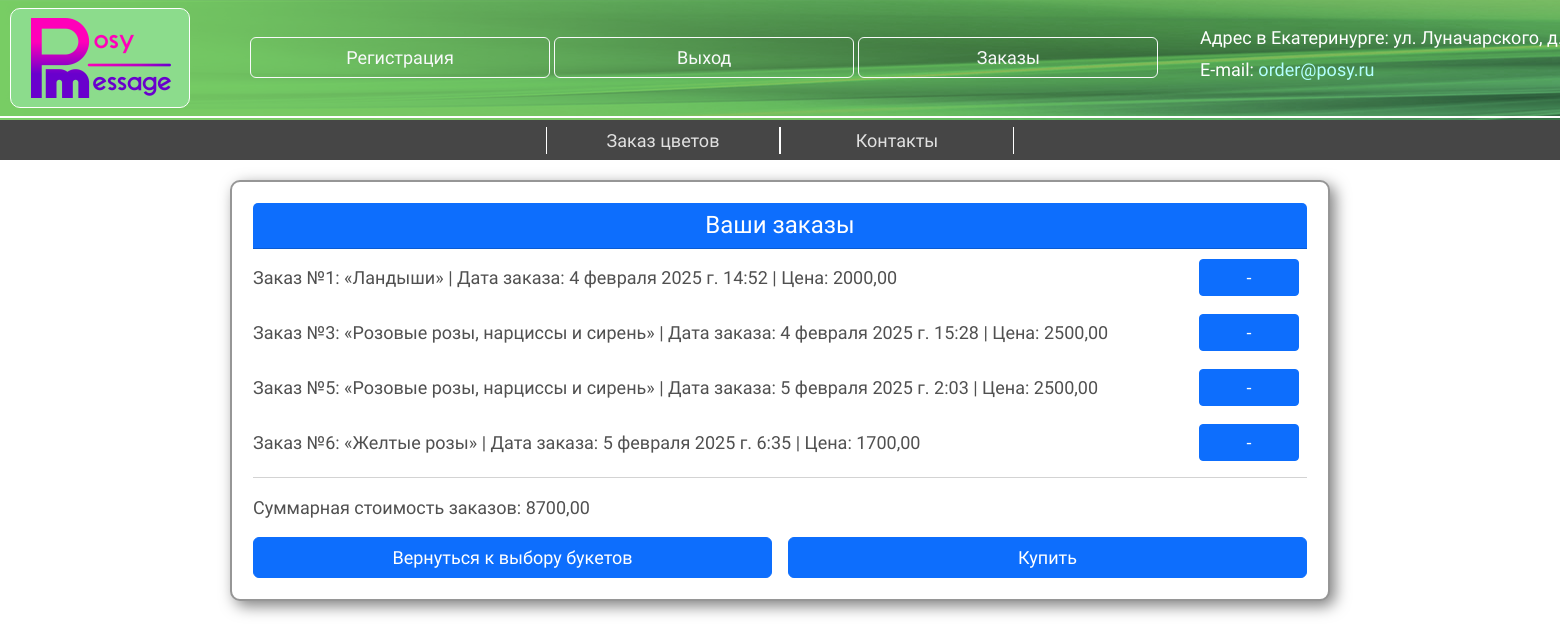
/orders/ (signed in), run on an earlier commit of the app's database.
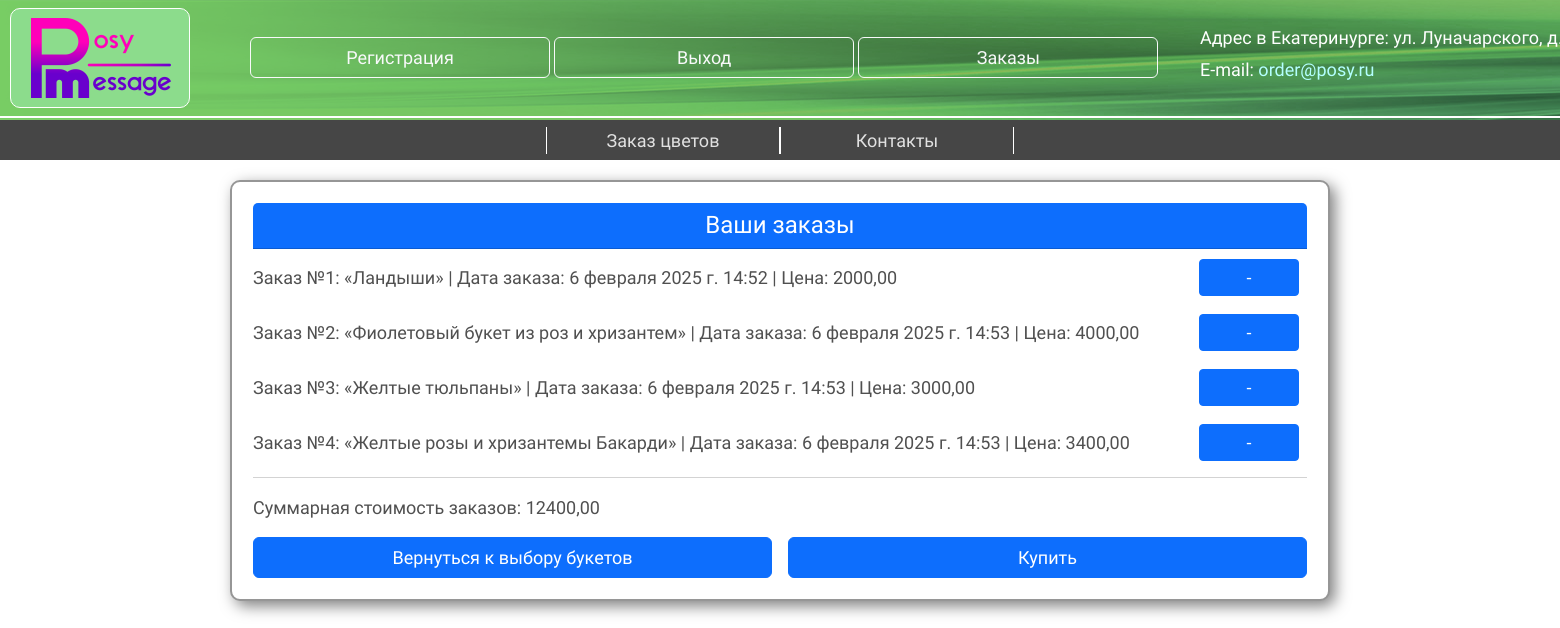
And on a later commit of the database.
### main/models.py (models this page shows, shortened)
class Order(models.Model):
    user: str = models.ForeignKey(User, on_delete=models.CASCADE)
    flower: str = models.ForeignKey(Flower, on_delete=models.CASCADE)
    order_price: float = models.DecimalField('Цена букета', max_digits=10, decimal_places=2)
    order_date: str = models.DateTimeField('Дата заказа', auto_now_add=True)
    class Meta:
        verbose_name = 'Заказ'
        verbose_name_plural = 'Заказы'

class Flower(models.Model):
    posy_name: str = models.CharField('Название букета', max_length=50, unique=True, null=False)
    price: float = models.DecimalField('Цена букета', max_digits=10, decimal_places=2)
    posy_path: str = models.CharField('Путь к фото букета', max_length=255, default='main/img/posies/small_01.png')
    telegram_id: int = models.CharField('ID фото в Telegram', max_length=255, null=True, blank=True)
    class Meta:
        verbose_name = 'Букет'
        verbose_name_plural = 'Букеты'

### main/views.py (the view)
# urls.py: path('orders/', views.view_orders, name='orders'),
@login_required
def view_orders(request):
    user_orders = Order.objects.filter(user=request.user)
    amount_price = sum(order.order_price for order in user_orders)
    return render(request, 'orders.html', {'orders': user_orders, 'amount': amount_price})

### main/templates/main/orders.html (shortened to what this page needs)
{% extends 'layout.html' %}
{% block content %}
<div class="card" style="width: 1100px;">
    <div class="card-body">
        <div class="card-header text-center bg-primary text-white">
            <h4 class="mb-0">Ваши заказы</h4>
        </div>
        {% for order in orders %}
        <div class="d-flex align-items-center justify-content-between mb-2">
            <p class="mb-0 order">Заказ №{{order.id}}: «{{order.flower.posy_name}}» | Дата заказа: {{order.order_date}} | Цена: {{order.order_price}}</p>
            <div class="ms-auto">
                <form action="{% url 'delete_order' order.id %}" method="POST" class="d-flex align-items-center">
                    <button type="submit" class="btn btn-primary btn-sm me-2">-</button>
                </form>
            </div>
        </div>
        {% empty %}
            <p>Заказов нет</p>
        {% endfor %}
        <hr>
            <p class="mb-0 order">Суммарная стоимость заказов: {{amount}}</p>
        <div class="d-flex justify-content-center mt-3 gap-3">
            <a href="{% url 'flowers' %}" class="btn btn-primary w-100 ">Вернуться к выбору букетов</a>
            <a href="{% url 'bond' %}" class="btn btn-primary w-100">Купить</a>
        </div>
    </div>
</div>
{% endblock %}

### main/templates/main/layout.html (shortened to what this page needs)
<!DOCTYPE html>
<html lang="ru">
<head>
    <link href="https://cdn.jsdelivr.net/npm/bootstrap@5.3.3/dist/css/bootstrap.min.css"  rel="stylesheet">
    <link href="{% static 'main/css/posy_style.css' %}" type="text/css" rel="stylesheet">
</head>
<body>
<header>
    <div class="brand-bar">
        <img class="brand_logo" src="{% static 'main/img/pm_logo.png' %}" alt="Logo">
    </div>
    {% include 'header.html' %}
</header>
{% if user.is_authenticated %}
    {% include 'navbar.html' %}
{% endif %}
{% block content %}
{% endblock %}
</body>
</html>

### main/templates/main/header.html (shortened to what this page needs)
<div class="brand-bond">
        <p class="br-item">Адрес в Екатеринурге: ул. Луначарского, д.214</p>
        <p class="br-item">E-mail: <a href="https://e.mail.ru/compose/?mailto=order@posy.ru?subject=Заказ" target="_blank">order@posy.ru</a></p>
    </div>
    <div class="header-button">
        <a class="btn btn-outline-light" href="{% url 'register' %}" role="button">Регистрация</a>
        {% if user.is_authenticated %}
            <a class="btn btn-outline-light" href="{% url 'logout' %}" role="button">Выход</a>
            <a class="btn btn-outline-light" href="{% url 'orders' %}" role="button">Заказы</a>
        {% else %}
            <a class="btn btn-outline-light" href="{% url 'login' %}" role="button">Вход</a>
        {% endif %}
    </div>

### main/templates/main/navbar.html
<nav class="navbar-expand" style="background-color: #464646">
    <div class="navbar-nav">
        <a class="nav-item {{ pri_active }}" href="{% url 'flowers' %}">Заказ цветов</a>
        <a class="nav-item {{ sec_active }}" href="{% url 'bond' %}">Контакты</a>
    </div>
</nav>

### main/static/main/css/posy_style.css (style rules this page uses)
header { background-image: url("../img/nav_back.png"); width: 100%; height: 120px; }
.brand-bar { background-color: #8CDC8CFF; position: relative; left: 10px; top: 8px; width: 180px; height: 100px; padding: 9px 20px; border-radius: 10px; border: 1px solid #FFFFFF; }
.brand-bond { position: absolute; left: 1200px; top: 24px; width: 800px; display: grid; grid-template-columns: 1fr 1fr; }
.br-item { font-family: "Didact Gothic", serif; font-size: 18px; font-weight: 400; color: #FFFFFF; margin-bottom: 5px; }
a { color: #B4FFFF; text-decoration: none; }
.header-button { position: absolute; top: 37px; left: 250px; }
.btn.btn-outline-light { font-family: "Didact Gothic", serif; font-size: 18px; font-weight: 400; width: 300px; --bs-btn-hover-bg: transparent; --bs-btn-hover-color: #FFFFFF; --bs-btn-hover-border-color: #FFFFFF; --bs-btn-active-color: #FFFFFF; --bs-btn-active-bg: transparent; }
.navbar-nav { display: flex; align-content: center; align-items: center; height: 40px; margin: 0 35%; }
.nav-item { font-family: "Didact Gothic", serif; font-size: 18px; font-weight: 400; flex: 1; text-align: center; color: #E1E1E1; border-left: 1px solid #FFFFFF; border-right: 1px solid #FFFFFF; position: relative; }
.btn.btn-primary { font-size: 18px; width: 100px; }
p { font-size: 20px; }
.card { font-family: "Didact Gothic", serif; font-weight: 400; color: #505050; text-align: center; padding: 5px; margin: 20px auto; border-radius: 10px; border: 2px solid #969696; box-shadow: 5px 5px 15px rgba(0, 0, 0, 0.5); }
.order { font-size: 18px; margin-top: 10px; text-align: left; }
h4 { font-family: "Didact Gothic", serif; font-size: 24px; font-weight: 500; font-style: normal; color: #FFFFFF; }
button { margin-top: 10px; }

What changed in the data, as far as the page shows it:
removed Order: id "5", flower.posy_name "Розовые розы, нарциссы и сирень", order_date "5 февраля 2025 г. 2:03", order_price "2500,00"
removed Order: id "6", flower.posy_name "Желтые розы", order_date "5 февраля 2025 г. 6:35", order_price "1700,00"
changed Order "Ландыши": order_date "4 февраля 2025 г. 14:52" → "6 февраля 2025 г. 14:52"
added Order: id "2", flower.posy_name "Фиолетовый букет из роз и хризантем", order_date "6 февраля 2025 г. 14:53", order_price "4000,00"
changed Order id 3: flower.posy_name "Розовые розы, нарциссы и сирень" → "Желтые тюльпаны"; order_date "4 февраля 2025 г. 15:28" → "6 февраля 2025 г. 14:53"; order_price "2500,00" → "3000,00"
added Order: id "4", flower.posy_name "Желтые розы и хризантемы Бакарди", order_date "6 февраля 2025 г. 14:53", order_price "3400,00"
Also different on the page:
{{ amount }}: "8700,00" → "12400,00"
